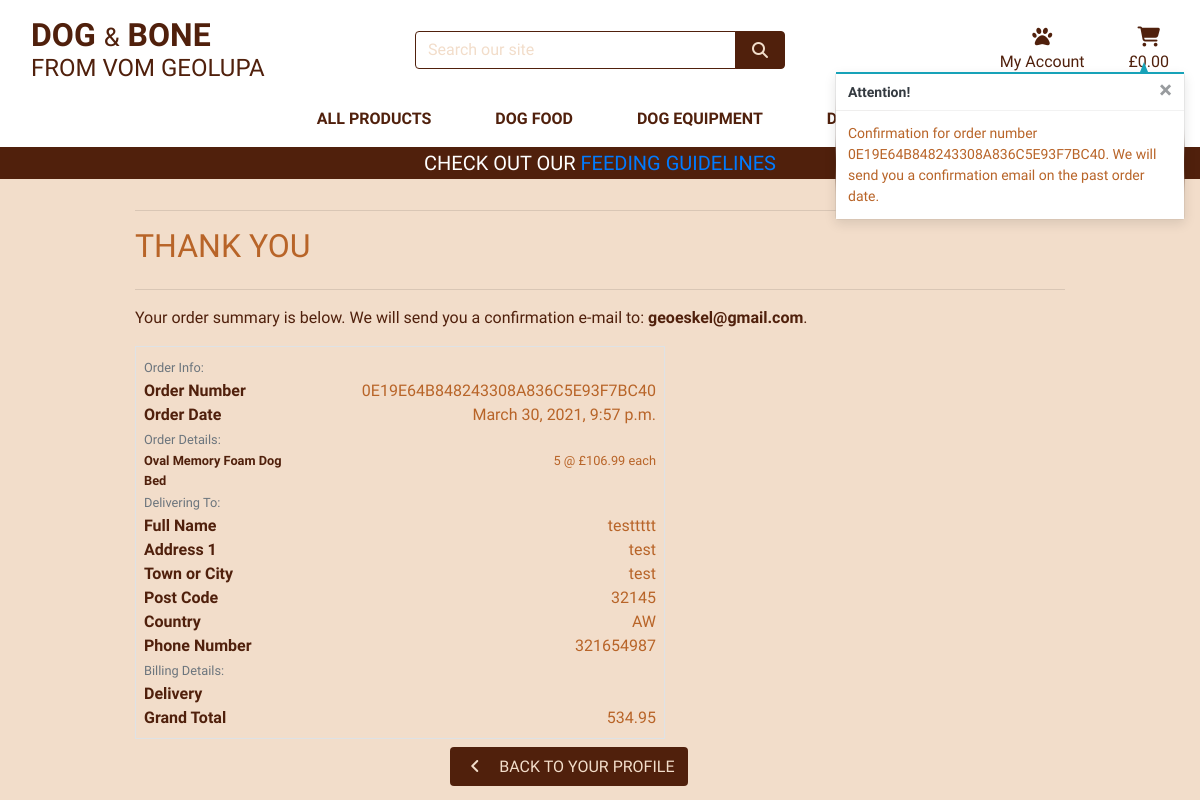
Screenshot of /profile/order_history/0E19E64B848243308A836C5E93F7BC40 with the database file from the repository.
### checkout/models.py (models this page shows, shortened)
class Order(models.Model):
    order_number = models.CharField(max_length=32, null=False, editable=False)
    user_profile = models.ForeignKey(UserProfile, on_delete=models.SET_NULL,
                                     null=True, blank=True, related_name='orders')
    full_name = models.CharField(max_length=50, null=False, blank=False)
    email = models.EmailField(max_length=254, null=False, blank=False)
    phone_number = models.CharField(max_length=20, null=False, blank=False)
    country = CountryField(blank_label='Country *', null=False, blank=False)
    postcode = models.CharField(max_length=20, null=True, blank=True)
    town_or_city = models.CharField(max_length=40, null=False, blank=False)
    street_address1 = models.CharField(max_length=80, null=False, blank=False)
    street_address2 = models.CharField(max_length=80, null=True, blank=True)
    county = models.CharField(max_length=80, null=True, blank=True)
    date = models.DateTimeField(auto_now_add=True)
    grand_total = models.DecimalField(max_digits=10, decimal_places=2, null=False, default=0)
    original_basket = models.TextField(null=False, blank=False, default='')
    stripe_pid = models.CharField(max_length=254, null=False, blank=False, default='')
    """
    Generate a random order number using 'uuid'
    '_' before 'generate_order_number' indicates that
    it is a private method that will only be used inside
    this class
    """
    def _generate_order_number(self):
        return uuid.uuid4().hex.upper()
    """
    Update 'grand total' each time a 'lineitem' is added
    Delivery cost is always 0 as we offer free delivery
    so we don't have to account for that
    """
    """
    If the order does not have an order number, we call the
    '_generate_order_number' to create one and updates
    the original save
    """
    def save(self, *args, **kwargs):
        if not self.order_number:
            self.order_number = self._generate_order_number()
        super().save(*args, **kwargs)

class OrderLineItem(models.Model):
    order = models.ForeignKey(Order, null=False, blank=False, on_delete=models.CASCADE, related_name='lineitems')
    product = models.ForeignKey(Product, null=False, blank=False, on_delete=models.CASCADE)
    product_size = models.CharField(max_length=2, null=True, blank=True)
    quantity = models.IntegerField(null=False, blank=False, default=0)
    lineitem_total = models.DecimalField(max_digits=6, decimal_places=2, null=False, blank=False, editable=False)
    """
    Sets the 'lineitem' total and and updates
    the original save
    """
    def save(self, *args, **kwargs):
        self.lineitem_total = self.product.price * self.quantity
        super().save(*args, **kwargs)

### products/models.py (models this page shows, shortened)
class Product(models.Model):
    category = models.ForeignKey('Category', null=True, blank=True, on_delete=models.SET_NULL)
    sku = models.CharField(max_length=254, null=True, blank=True)
    name = models.CharField(max_length=254)
    description = models.TextField()
    has_size = models.BooleanField(default=False, null=True, blank=True)
    price = models.DecimalField(max_digits=6, decimal_places=2)
    rating = models.DecimalField(max_digits=6, decimal_places=2, null=True, blank=True)
    image_url = models.URLField(max_length=1024, null=True, blank=True)
    image = models.ImageField(null=True, blank=True)

### profiles/views.py (the view)
# urls.py: path('order_history/<order_number>', views.order_history, name='order_history'),
def order_history(request, order_number):
    order = get_object_or_404(Order, order_number=order_number)
    messages.info(request, (
        f'Confirmation for order number {order_number}. '
        'We will send you a confirmation email on the past order date.'
    ))
    template = 'checkout/checkout_success.html'
    context = {
        'order': order,
        'from_profile': True,
    }
    return render(request, template, context)

### basket/contexts.py (called while the page is built, shortened)
def basket_contents(request):
    basket_items = []
    total = 0
    product_count = 0
    delivery = 0
    basket = request.session.get('basket', {})
    grand_total = delivery + total
    context = {
        'basket_items': basket_items,
        'total': total,
        'product_count': product_count,
        'delivery': delivery,
        'grand_total': grand_total,
    }
    return context

### checkout/templates/checkout/checkout_success.html (shortened to what this page needs)
{% extends "base.html" %}
{% load static %}
{% block extra_css %}
    <link rel="stylesheet" href="{% static 'checkout/css/checkout.css' %}">
{% endblock %}
{% block page_header %}
    <div class="container header-container">
    </div>
{% endblock %}
{% block content %}
    <div class="overlay"></div>
    <div class="container">
        <div class="row">
            <div class="col">
                <hr>
                <h2 class="logo-font mb-4">Thank You</h2>
                <hr>
                <p class="text-black">Your order summary is below. We will send you a confirmation e-mail to: <strong>{{ order.email }}</strong>.</p>
            </div>
        </div>
        <div class="row">
            <div class="col-12 col-lg-7">
                <div class="order-confirmation-wrapper p-2 border">
                    <div class="row">
                        <div class="col">
                            <small class="text-muted">Order Info:</small>
                        </div>
                    </div>
                    <div class="row">
                        <div class="col-12 col-md-4">
                            <p class="mb-0 text-black font-weight-bold">Order Number</p>
                        </div>
                        <div class="col-12 col-md-8 text-md-right">
                            <p class="mb-0">{{ order.order_number }}</p>
                        </div>
                    </div>
                    <div class="row">
                        <div class="col-12 col-md-4">
                            <p class="mb-0 text-black font-weight-bold">Order Date</p>
                        </div>
                        <div class="col-12 col-md-8 text-md-right">
                            <p class="mb-0">{{ order.date }}</p>
                        </div>
                    </div>
                    <div class="row">
                        <div class="col">
                            <small class="text-muted">Order Details:</small>
                        </div>
                    </div>
                    {% for item in order.lineitems.all %}
                    <div class="row">
                        <div class="col-12 col-md-4">
                            <p class="small mb-0 text-black font-weight-bold">
                                {{ item.product.name }}{% if item.product_size %} - Size {{ item.product.size|upper }}{% endif %}
                            </p>
                        </div>
                        <div class="col-12 col-md-8 text-md-right">
                            <p class="small mb-0">{{ item.quantity }} @ £{{ item.product.price }} each</p>
                        </div>
                    </div>
                    {% endfor %}
                    <div class="row">
                        <div class="col">
                            <small class="text-muted">Delivering To:</small>
                        </div>
                    </div>
                    <div class="row">
                        <div class="col-12 col-md-4">
                            <p class="mb-0 text-black font-weight-bold">Full Name</p>
                        </div>
                        <div class="col-12 col-md-8 text-md-right">
                            <p class="mb-0">{{ order.full_name }}</p>
                        </div>
                    </div>
                    <div class="row">
                        <div class="col-12 col-md-4">
                            <p class="mb-0 text-black font-weight-bold">Address 1</p>
                        </div>
                        <div class="col-12 col-md-8 text-md-right">
                            <p class="mb-0">{{ order.street_address1 }}</p>
                        </div>
                    </div>
                    <div class="row">
                        <div class="col-12 col-md-4">
                            <p class="mb-0 text-black font-weight-bold">Town or City</p>
                        </div>
                        <div class="col-12 col-md-8 text-md-right">
                            <p class="mb-0">{{ order.town_or_city }}</p>
                        </div>
                    </div>
                    {% if order.postcode %}
                    <div class="row">
                        <div class="col-12 col-md-4">
                            <p class="mb-0 text-black font-weight-bold">Post Code</p>
                        </div>
                        <div class="col-12 col-md-8 text-md-right">
                            <p class="mb-0">{{ order.postcode }}</p>
                        </div>
                    </div>
                    {% endif %}
                    <div class="row">
                        <div class="col-12 col-md-4">
                            <p class="mb-0 text-black font-weight-bold">Country</p>
                        </div>
                        <div class="col-12 col-md-8 text-md-right">
                            <p class="mb-0">{{ order.country }}</p>
                        </div>
                    </div>
                    <div class="row">
                        <div class="col-12 col-md-4">
                            <p class="mb-0 text-black font-weight-bold">Phone Number</p>
                        </div>
                        <div class="col-12 col-md-8 text-md-right">
                            <p class="mb-0">{{ order.phone_number }}</p>
                        </div>
                    </div>
                    <div class="row">
                        <div class="col">
                            <small class="text-muted">Billing Details:</small>
                        </div>
                    </div>
                    <div class="row">
                        <div class="col-12 col-md-4">
                            <p class="mb-0 text-black font-weight-bold">Delivery</p>
                        </div>
                    </div>
                    <div class="row">
                        <div class="col-12 col-md-4">
                            <p class="mb-0 text-black font-weight-bold">Grand Total</p>
                        </div>
                        <div class="col-12 col-md-8 text-md-right">
                            <p class="mb-0">{{ order.grand_total }}</p>
                        </div>
                    </div>
                </div>
            </div>
        </div>
    </div>
    <div class="row">
        <div class="col-12 col-lg-7 text-right">
            {% if from_profile %}
                <a href="{% url 'profile' %}" class="btn btn-black rounded-1 my-2">
                    <span class="icon mr-2">
                        <i class="fas fa-angle-left"></i>
                    </span>
                    <span class="text-uppercase">Back to your Profile</span>
                </a>
            {% endif %}
        </div>
    </div>
{% endblock %}

### static/css/base.css (style rules this page uses)
html { height: 100%; }
body { background: url('/media/home_background.jpg') no-repeat center center fixed; background-size: cover; height: calc(100vh - 164px); color: #B86428; font-family: 'Blinker'; }
.icon { align-items: center; display: inline-flex; justify-content: center; height: 1.5rem; width: 1.5rem; }
.logo-font { text-transform: uppercase; }
.btn-black { background: #50200C; color: #F2DDCA; }
.text-black { color: #50200C !important; }
.overlay { height: 100%; width: 100%; top: 0; left: 0; position: fixed; background: #F2DDCA; z-index: -1; }
@media (min-width: 1200px) { .container { max-width: 80%; } }
@media (min-width: 992px) { .header-container { padding-top: 170px; } }

### rows the page displays
Order: email "geoeskel@gmail.com", order_number "0E19E64B848243308A836C5E93F7BC40", date "March 30, 2021, 9:57 p.m.", full_name "testtttt", street_address1 "test", town_or_city "test", postcode "32145", country "AW", phone_number "321654987", grand_total "534.95"
OrderLineItem: product.name "Oval Memory Foam Dog Bed", quantity "5", product.price "106.99"

### other values shown
{{ message }} "Confirmation for order number 0E19E64B848243308A836C5E93F7BC40. We will send you a confirmation email on the past order date."
